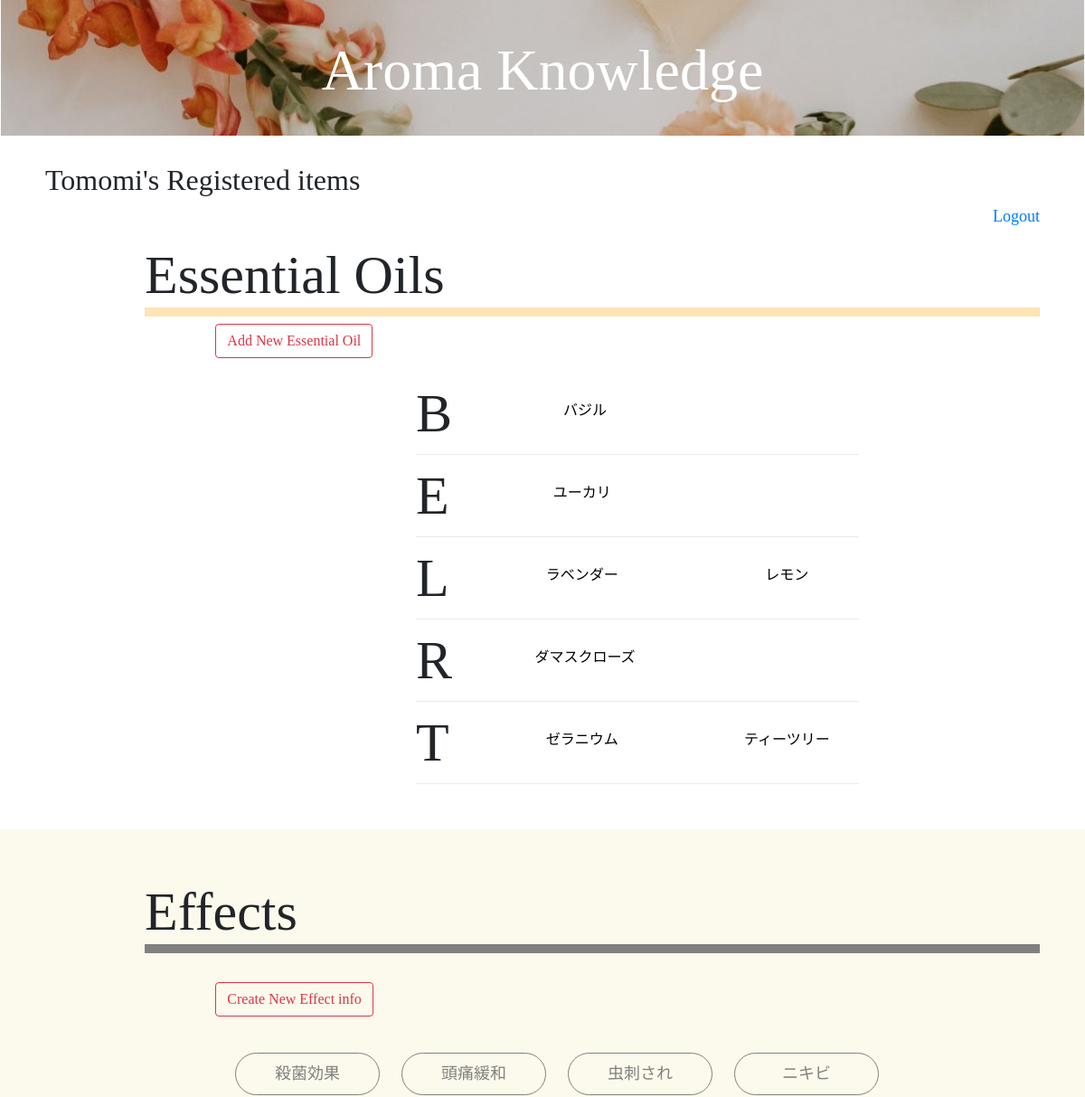
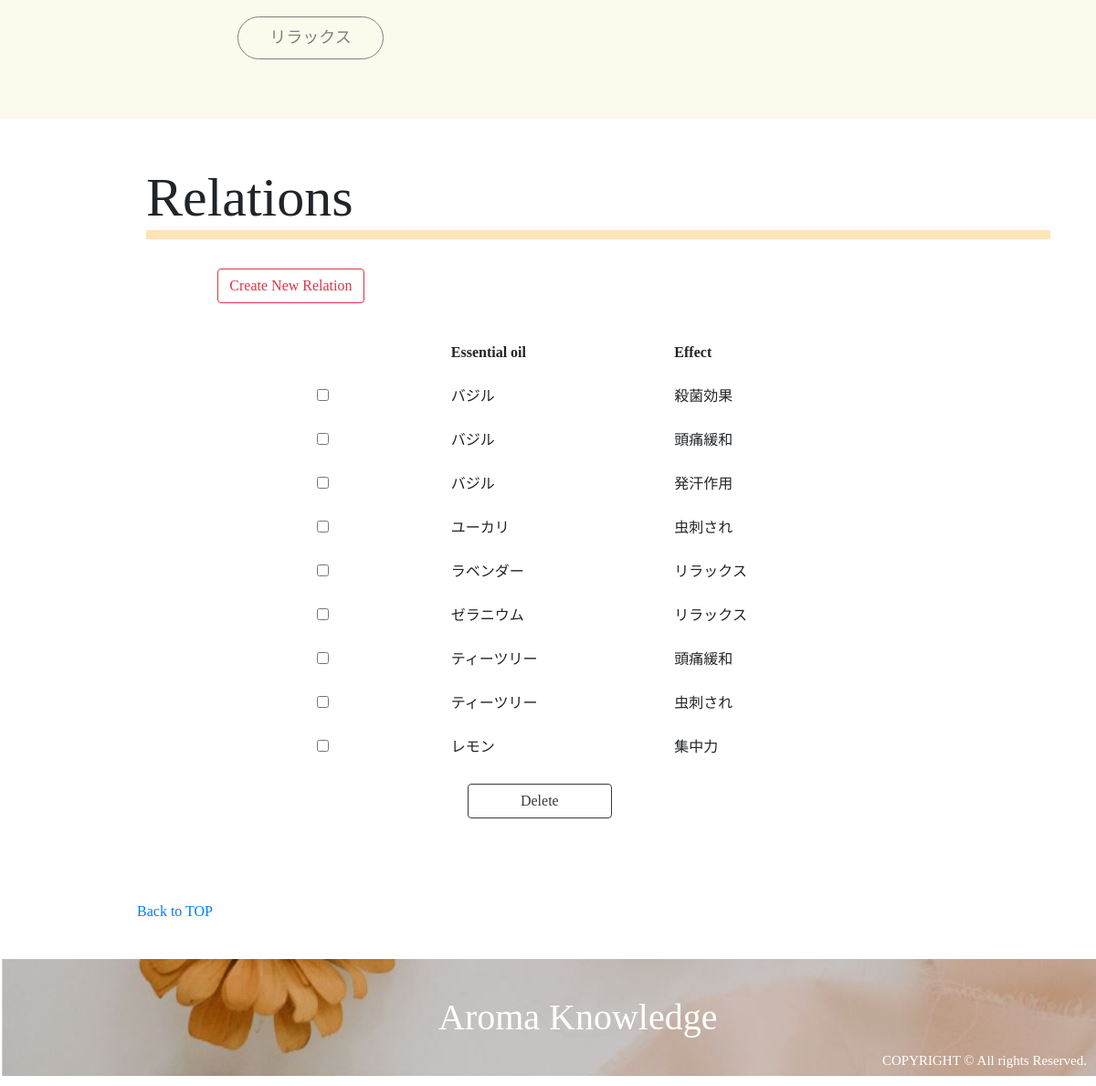
Screenshot of /register_list.php (signed in) with the database file from the repository (2 pictures, top to bottom).
### tables this page shows
CREATE TABLE `essential_oils` (
  `id` int(11) NOT NULL AUTO_INCREMENT,
  `name` varchar(255) NOT NULL,
  `scientific_name` varchar(255) NOT NULL,
  `plant_name` varchar(255) NOT NULL,
  `extraction` varchar(255) NOT NULL,
  `aroma` varchar(255) NOT NULL,
  `caution` varchar(255) NOT NULL,
  `english_name` varchar(255) NOT NULL,
  `user_id` int(11) NOT NULL,
  `image` varchar(255) NOT NULL,
  `created_at` timestamp NOT NULL DEFAULT CURRENT_TIMESTAMP,
  PRIMARY KEY (`id`),
  UNIQUE KEY `name` (`name`),
  KEY `user_id` (`user_id`),
  CONSTRAINT `essential_oils_ibfk_1` FOREIGN KEY (`user_id`) REFERENCES `users` (`id`) ON DELETE CASCADE ON UPDATE CASCADE
);

CREATE TABLE `effects` (
  `id` int(11) NOT NULL AUTO_INCREMENT,
  `effect` varchar(255) NOT NULL,
  `content` varchar(255) NOT NULL,
  `caution` varchar(255) NOT NULL,
  `user_id` int(11) NOT NULL,
  `created_at` timestamp NOT NULL DEFAULT CURRENT_TIMESTAMP,
  PRIMARY KEY (`id`),
  UNIQUE KEY `effect` (`effect`),
  KEY `user_id` (`user_id`),
  CONSTRAINT `effects_ibfk_1` FOREIGN KEY (`user_id`) REFERENCES `users` (`id`) ON DELETE CASCADE ON UPDATE CASCADE
);

CREATE TABLE `relations` (
  `id` int(11) NOT NULL AUTO_INCREMENT,
  `oil_id` int(11) NOT NULL,
  `effect_id` int(11) NOT NULL,
  `howto` varchar(255) NOT NULL,
  `caution` varchar(255) NOT NULL,
  `user_id` int(11) NOT NULL,
  `created_at` timestamp NOT NULL DEFAULT CURRENT_TIMESTAMP,
  PRIMARY KEY (`id`),
  UNIQUE KEY `relation_index` (`user_id`,`oil_id`,`effect_id`),
  KEY `oil_id` (`oil_id`),
  KEY `effect_id` (`effect_id`),
  KEY `user_id` (`user_id`),
  CONSTRAINT `relations_ibfk_1` FOREIGN KEY (`oil_id`) REFERENCES `essential_oils` (`id`) ON DELETE CASCADE ON UPDATE CASCADE,
  CONSTRAINT `relations_ibfk_2` FOREIGN KEY (`effect_id`) REFERENCES `effects` (`id`) ON DELETE CASCADE ON UPDATE CASCADE,
  CONSTRAINT `relations_ibfk_3` FOREIGN KEY (`user_id`) REFERENCES `users` (`id`) ON DELETE CASCADE ON UPDATE CASCADE
);

### register_list.php (called while the page is built, shortened)
<?php
    require_once 'DAOs/EffectDAO.php';
    require_once 'DAOs/OilDAO.php';
    require_once 'DAOs/RelationDAO.php';
    $login_user = $_SESSION['login_user'];
    $user_id = $login_user->id;
    $oils = OilDAO::get_all_oils_by_user_id($user_id);
    $effects = EffectDAO::get_all_effects_by_user_id($user_id);
    $relations = RelationDAO::get_all_relations_by_user_id($user_id);
    include_once 'views/register_list_view.php';

### DAOs/OilDAO.php (called while the page is built, shortened)
<?php
    class OilDAO extends DAO{
        public static function get_all_oils_by_user_id($user_id){
            try {
                $pdo = self::get_connection();
                $stmt = $pdo->prepare('SELECT * FROM essential_oils WHERE user_id = :user_id ORDER BY english_name ASC');
                $stmt->bindParam(':user_id', $user_id, PDO::PARAM_INT);
                $stmt->execute();
                $stmt->setFetchMode(PDO::FETCH_CLASS|PDO::FETCH_PROPS_LATE, 'Oil');
                $oils = $stmt->fetchAll();
                return $oils;
            } catch (PDOException $e) {
                self::close_connection($pdo, $stmt);
            }
        }
    }

### DAOs/EffectDAO.php (called while the page is built, shortened)
<?php
    class EffectDAO extends DAO{
        public static function get_all_effects_by_user_id($user_id){
        try {
            $pdo = self::get_connection();
            $stmt = $pdo->prepare('SELECT * FROM effects WHERE user_id = :user_id');
            $stmt->bindParam(':user_id', $user_id, PDO::PARAM_INT);
            $stmt->execute();
            $stmt->setFetchMode(PDO::FETCH_CLASS|PDO::FETCH_PROPS_LATE, 'Effect');
            $effects = $stmt->fetchAll();
            return $effects;
        } catch (PDOException $e) {
            return null;
        }
    }
    }

### DAOs/RelationDAO.php (called while the page is built, shortened)
<?php
    class RelationDAO extends DAO{
        public static function get_all_relations_by_user_id($user_id){
            try{
                $pdo = self::get_connection();
                $stmt = $pdo->prepare('SELECT relations.id, essential_oils.name AS essential_oil_name, effects.effect AS effect FROM relations JOIN essential_oils ON relations.oil_id = essential_oils.id JOIN effects ON relations.effect_id = effects.id WHERE relations.user_id=:user_id');
                $stmt->bindValue(':user_id', $user_id, PDO::PARAM_INT);
                $stmt->execute();
                $stmt->setFetchMode(PDO::FETCH_CLASS|PDO::FETCH_PROPS_LATE, 'Relation');
                $relations = $stmt->fetchAll();
                return $relations;
            }catch(PDOException $e){
                return null;
            }
        }
    }

### views/register_list_view.php (the view, shortened to what this page needs)
<!DOCTYPE html>
<html lag="ja">
    <head>
        <link rel="stylesheet" href="https://stackpath.bootstrapcdn.com/bootstrap/4.3.1/css/bootstrap.min.css">
        <link rel="stylesheet" href="css/style.css">
        <link rel="stylesheet" href="css/style2.css">
    </head>
    <body>
        <div class="header" style="background-image:url(images/top1.jpg)">
            <h1><a href="mypage_top.php">Aroma Knowledge</h1></a>
        </div>
        <div class="MypageMain">
            <h2><?= $login_user->name; ?>'s Registered items</h2>
            <a href="logout.php">Logout</a>
        </div>
        <div class="essential_oils">
            <h2 class="title">Essential Oils</h2>
            <div class="form-group row">
                <div class="offset-2 col-10">
                    <a class="btn btn-outline-danger" href="oil_register.php" role="button">Add New Essential Oil</a>
                </div>
            </div>
            <div class="EoilContent">
                <?php $pre_letter = ''; ?>
                <?php $count = 1; ?>
                <?php foreach($oils as $oil): ?>
                    <?php $letter = strtoupper(substr($oil->english_name, 0,1)); ?>
                    <?php if($letter !== $pre_letter): ?>
                        <?php if($count !== 1): ?>
                    </div>
                            <?php $count = 1; ?>
                        <?php endif; ?>
                    <div class="oil">
                        <p1><?= $letter ?></p1>
                    <?php endif; ?>
                    <?php $pre_letter = $letter; ?>
                    <?php $count++; ?>
                    <div class="oilset">
                        <a href="oil_detail_for_user.php?id=<?= $oil->id ?>"><img src="<?= 'upload/' . $oil->image ?>"  class="OilPic" alt="Oil"></a>
                        <a href="oil_detail_for_user.php?id=<?= $oil->id ?>" class="OilName"><?= $oil->name ?></a>
                    </div>
                <?php endforeach; ?>
                </div>
            </div>
        </div>
        <div class="wrapper">
            <div class="effects">
                <h2 class="title">Effects</h2>
                <div class="form-group row">
                    <div class="offset-2 col-10 mt-4">
                        <a class="btn btn-outline-danger" href="effect_register.php" role="button">Create New Effect info</a>
                    </div>
                </div>
                <div class="EffectContent">
                    <?php foreach($effects as $effect): ?>
                    <a href="effect_detail_for_user.php?id=<?= $effect->id ?>" class="EffectBtn"><?= $effect->effect ?></a>
                    <?php endforeach; ?>
                </div>
            </div>
        </div>
        <div class="relations">
            <h2 class="title">Relations</h1>
            <div class="form-group row">
                <div class="offset-2 col-10 mt-4">
                    <a class="btn btn-outline-danger" href="relation_register.php" role="button">Create New Relation</a>
                </div>
            </div>
            <?php if($relations !== null): ?>
            <div class="RelationContent">
                <form action="relation_delete.php" method="POST" class="RelationTable ForPC">
                    <table class="table table-borderless table-hover offset-md-3" style="width: 60%">
                        <thead>
                            <tr>
                                <th style="width: 15%"></th>
                                <th style="width: 25%">Essential oil</th>
                                <th style="width: 25%">Effect</th>
                            </tr>
                        </thead>
                        <?php foreach($relations as $relation): ?>
                        <tbody>
                            <tr>
                                <th scope="row">
                                    <input type="checkbox" name="id[]" value="<?= $relation->id ?>">
                                </th>
                                <td><?= $relation->essential_oil_name ?></td>
                                <td><?= $relation->effect ?></td>
                            </tr>
                        </tbody>
                        <?php endforeach; ?>
                    </table>
                    <div class="row offset-md-5">
                        <button type="submit" class="btn btn-outline-dark col-3" onclick="return confirm('関連情報を削除します。よろしいですか？')">Delete</button>
                    </div>
                </form>
            </div>
            <?php endif; ?>
        </div>
        <div class="nav">
            <a href="mypage_top.php">Back to TOP</a><br>
        </div>
        <div class="footer" style="background-image:url(images/footer.jpg)">
            <h1 class="logo">Aroma Knowledge</h1>
            <p class="copylight">COPYRIGHT © All rights Reserved.</p>
        </div>
    </body>
</html>

### css/style.css (style rules this page uses)
body { font-family: 'Times New Roman', '游ゴシック', 'Meiryo UI'; }
.MypageMain h2 { font-family: Avenir Next; }
.header { text-align: center; background: url(images/top1.jpg); background-size: cover; width: 100%; }
.header h1 { color: white; font-family: Times New Roman; margin: auto; }
.header a { text-decoration: none; color: white; }
form { margin: 50px; }
.EffectBtn { width: 160px; margin: 10px; display: inline-block; padding: 0.5em 1em; text-decoration: none; border: solid 1px gray; border-radius: 25px; transition: .4s; }
@media screen and (min-width :768px) { .header { height: 150px; } }
@media screen and (min-width :768px) { .header h1 { padding: 40px; font-size: 4.0rem; } }
@media screen and (min-width :768px) { .essential_oils, .effects, .other, .relations, .SearchOil { margin: 50px 50px; clear: right; } }
@media screen and (min-width :768px) { .title { margin-left: 10%; font-size: 60px; border-bottom: solid 10px moccasin; } }
@media screen and (min-width :768px) { .EoilContent { margin-left: 200px; margin-right: 200px; margin-bottom: 25px; } }
@media screen and (min-width :768px) { .oil { display: flex; margin-left: 30%; border-bottom: solid 1px #cccccc6b; } }
@media screen and (min-width :768px) { .oil p1 { text-align: center; font-size: 60px; clear: left; } }
@media screen and (min-width :768px) { .OilName { text-decoration: none; color: black; text-align: center; display: block; margin-left: 47px; width: 200px; position: absolute; z-index: 1; margin-top: -60px; } }
@media screen and (min-width :768px) { .wrapper { background: #ece08829; padding-top: 5px; padding-bottom: 5px; } }
@media screen and (min-width :768px) { .effects .title { border-bottom: solid 10px gray; } }
@media screen and (min-width :768px) { .EffectContent { margin-left: 200px; margin-top: 30px; } }
@media screen and (min-width :768px) { .EffectContent a { color: gray; text-align: center; font-size: 18px; text-decoration: none; } }
@media screen and (min-width :768px) { .footer { background: url(images/footer.jpg); background-size: cover; bottom: 0; width: 100%; } }
@media screen and (min-width :768px) { .logo { display: inline-block; margin-left: 40%; margin-top: 40px; color: white; margin-bottom: 40px; } }
@media screen and (min-width :768px) { .copylight { display: inline-block; font-size: 15px; float: right; bottom: 0; margin-right: 10px; margin-top: 100px; color: white; } }
@media screen and (min-width :768px) { .nav { display: inline-block; margin-left: 150px; margin-top: 40px; margin-bottom: 40px; } }
@media screen and (min-width :768px) { .MypageMain { margin: 30px 50px; } }
@media screen and (min-width :768px) { .MypageMain a { float: right; font-size: 18px; } }
@media screen and (min-width :768px) { .RelationContent { margin-top: 30px; } }
@media screen and (min-width :768px) { .RelationTable { margin: 10px 20px; } }

### css/style2.css (style rules this page uses)
body { font-family: 'Times New Roman', '游ゴシック', 'Meiryo UI'; }
.oilset { width: 50%; }

### rows the page displays
essential_oils: english_name "B", name "バジル"
essential_oils: english_name "E", name "ユーカリ"
essential_oils: english_name "L", name "ラベンダー"
essential_oils: name "レモン"
essential_oils: english_name "R", name "ダマスクローズ"
essential_oils: english_name "T", name "ゼラニウム"
essential_oils: name "ティーツリー"
effects: effect "殺菌効果"
effects: effect "頭痛緩和"
effects: effect "虫刺され"
effects: effect "ニキビ"
effects: effect "リラックス"
relations: oil.name "バジル", effect.effect "殺菌効果"
relations: oil.name "バジル", effect.effect "頭痛緩和"
relations: oil.name "バジル", effect.effect "発汗作用"
relations: oil.name "ユーカリ", effect.effect "虫刺され"
relations: oil.name "ラベンダー", effect.effect "リラックス"
relations: oil.name "ゼラニウム", effect.effect "リラックス"
relations: oil.name "ティーツリー", effect.effect "頭痛緩和"
relations: oil.name "ティーツリー", effect.effect "虫刺され"
relations: oil.name "レモン", effect.effect "集中力"

### other values shown
$login_user->name "Tomomi"
